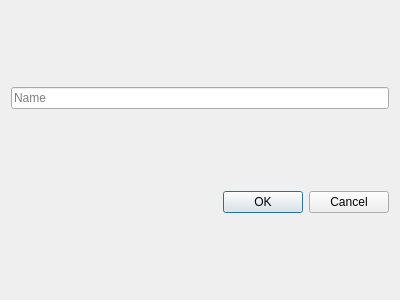
<?xml version="1.0" encoding="UTF-8"?>
<ui version="4.0">
 <class>Dialog</class>
 <widget class="QDialog" name="Dialog">
  <property name="geometry">
   <rect>
    <x>0</x>
    <y>0</y>
    <width>400</width>
    <height>300</height>
   </rect>
  </property>
  <property name="sizePolicy">
   <sizepolicy hsizetype="Minimum" vsizetype="Preferred">
    <horstretch>0</horstretch>
    <verstretch>0</verstretch>
   </sizepolicy>
  </property>
  <property name="windowTitle">
   <string>New Profile</string>
  </property>
  <layout class="QVBoxLayout" name="verticalLayout">
   <item>
    <widget class="QLineEdit" name="lineEdit">
     <property name="placeholderText">
      <string>Name</string>
     </property>
    </widget>
   </item>
   <item>
    <widget class="QDialogButtonBox" name="buttonBox">
     <property name="orientation">
      <enum>Qt::Orientation::Horizontal</enum>
     </property>
     <property name="standardButtons">
      <set>QDialogButtonBox::StandardButton::Cancel|QDialogButtonBox::StandardButton::Ok</set>
     </property>
    </widget>
   </item>
  </layout>
 </widget>
 <resources/>
 <connections>
  <connection>
   <sender>buttonBox</sender>
   <signal>accepted()</signal>
   <receiver>Dialog</receiver>
   <slot>accept()</slot>
   <hints>
    <hint type="sourcelabel">
     <x>248</x>
     <y>254</y>
    </hint>
    <hint type="destinationlabel">
     <x>157</x>
     <y>274</y>
    </hint>
   </hints>
  </connection>
  <connection>
   <sender>buttonBox</sender>
   <signal>rejected()</signal>
   <receiver>Dialog</receiver>
   <slot>reject()</slot>
   <hints>
    <hint type="sourcelabel">
     <x>316</x>
     <y>260</y>
    </hint>
    <hint type="destinationlabel">
     <x>286</x>
     <y>274</y>
    </hint>
   </hints>
  </connection>
 </connections>
</ui>
